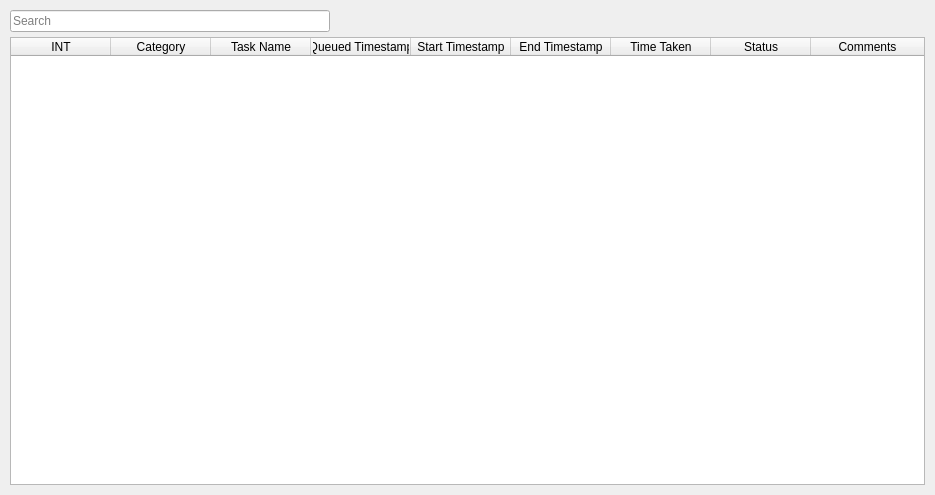
<?xml version="1.0" encoding="UTF-8"?>
<ui version="4.0">
 <class>activity_logs_display</class>
 <widget class="QWidget" name="activity_logs_display">
  <property name="geometry">
   <rect>
    <x>0</x>
    <y>0</y>
    <width>935</width>
    <height>495</height>
   </rect>
  </property>
  <property name="windowTitle">
   <string>Form</string>
  </property>
  <layout class="QVBoxLayout" name="verticalLayout_2">
   <property name="spacing">
    <number>0</number>
   </property>
   <property name="leftMargin">
    <number>10</number>
   </property>
   <property name="topMargin">
    <number>10</number>
   </property>
   <property name="rightMargin">
    <number>10</number>
   </property>
   <property name="bottomMargin">
    <number>10</number>
   </property>
   <item>
    <layout class="QVBoxLayout" name="verticalLayout">
     <property name="spacing">
      <number>5</number>
     </property>
     <item>
      <layout class="QHBoxLayout" name="horizontalLayout">
       <item>
        <widget class="QLineEdit" name="lineEdit_keyword_search">
         <property name="maximumSize">
          <size>
           <width>320</width>
           <height>16777215</height>
          </size>
         </property>
         <property name="placeholderText">
          <string>Search</string>
         </property>
         <property name="clearButtonEnabled">
          <bool>true</bool>
         </property>
        </widget>
       </item>
       <item>
        <spacer name="horizontalSpacer">
         <property name="orientation">
          <enum>Qt::Horizontal</enum>
         </property>
         <property name="sizeHint" stdset="0">
          <size>
           <width>40</width>
           <height>20</height>
          </size>
         </property>
        </spacer>
       </item>
      </layout>
     </item>
     <item>
      <widget class="QTableWidget" name="tableWidget_activity_logs_display">
       <property name="styleSheet">
        <string notr="true">
          
                QTableView::item:selected:!active {
                color:white;
                background-color:  #a1c9f7;
                }

                QTableView::indicator:checked {background-color:black;border: 1px solid #d6d6d6;}
                QTableView::indicator:unchecked {background-color:#f1f1f1;border: 1px solid #777777;}

                QTableView::indicator {
                width: 13px;
                height: 13px;}
                
</string>
       </property>
       <property name="editTriggers">
        <set>QAbstractItemView::NoEditTriggers</set>
       </property>
       <property name="alternatingRowColors">
        <bool>true</bool>
       </property>
       <property name="selectionMode">
        <enum>QAbstractItemView::SingleSelection</enum>
       </property>
       <property name="selectionBehavior">
        <enum>QAbstractItemView::SelectRows</enum>
       </property>
       <property name="showGrid">
        <bool>false</bool>
       </property>
       <property name="sortingEnabled">
        <bool>true</bool>
       </property>
       <attribute name="horizontalHeaderStretchLastSection">
        <bool>true</bool>
       </attribute>
       <column>
        <property name="text">
         <string>INT</string>
        </property>
       </column>
       <column>
        <property name="text">
         <string>Category</string>
        </property>
       </column>
       <column>
        <property name="text">
         <string>Task Name</string>
        </property>
       </column>
       <column>
        <property name="text">
         <string>Queued Timestamp</string>
        </property>
       </column>
       <column>
        <property name="text">
         <string>Start Timestamp</string>
        </property>
       </column>
       <column>
        <property name="text">
         <string>End Timestamp</string>
        </property>
       </column>
       <column>
        <property name="text">
         <string>Time Taken</string>
        </property>
       </column>
       <column>
        <property name="text">
         <string>Status</string>
        </property>
       </column>
       <column>
        <property name="text">
         <string>Comments</string>
        </property>
       </column>
      </widget>
     </item>
    </layout>
   </item>
  </layout>
 </widget>
 <resources/>
 <connections/>
</ui>
